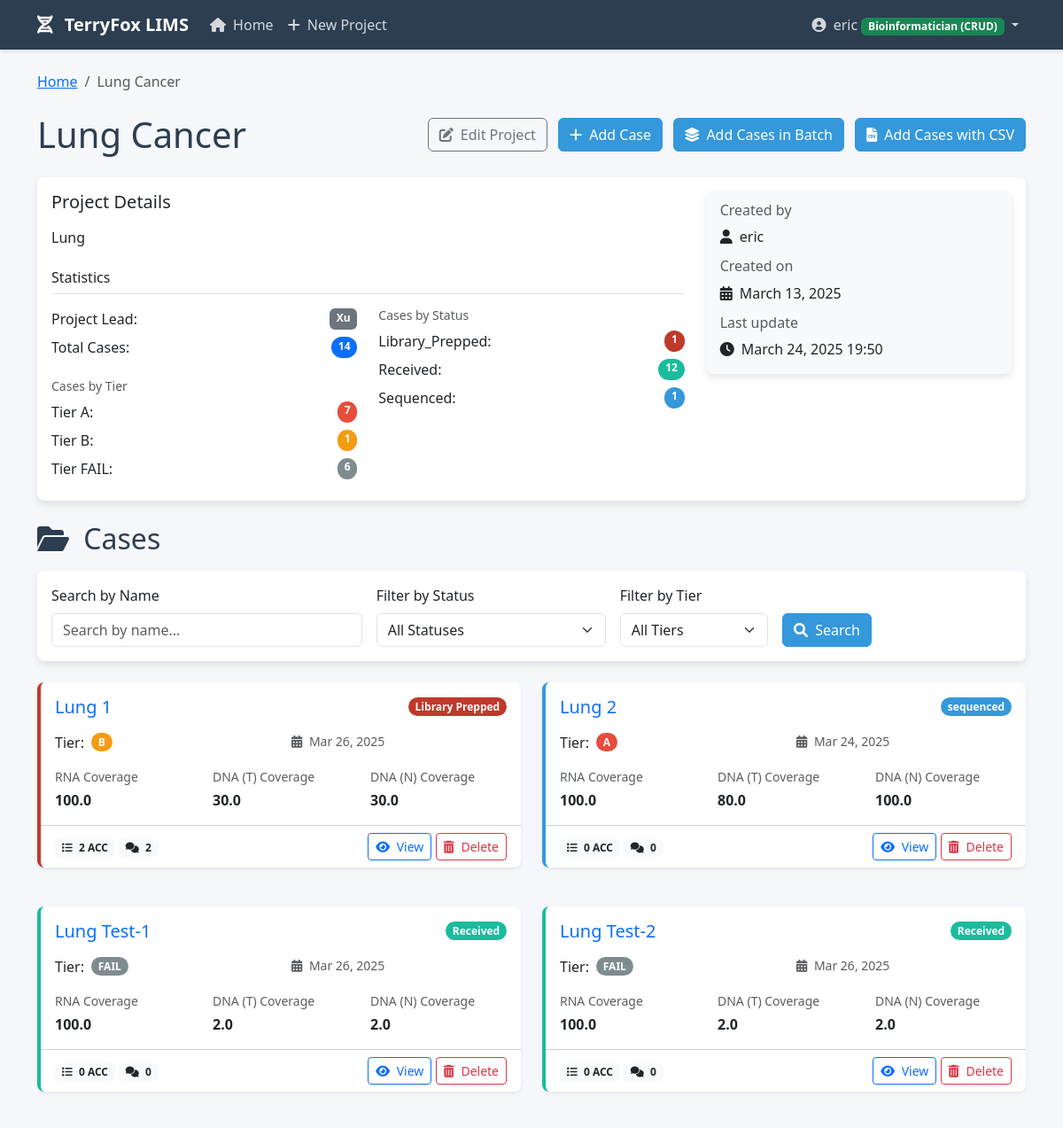
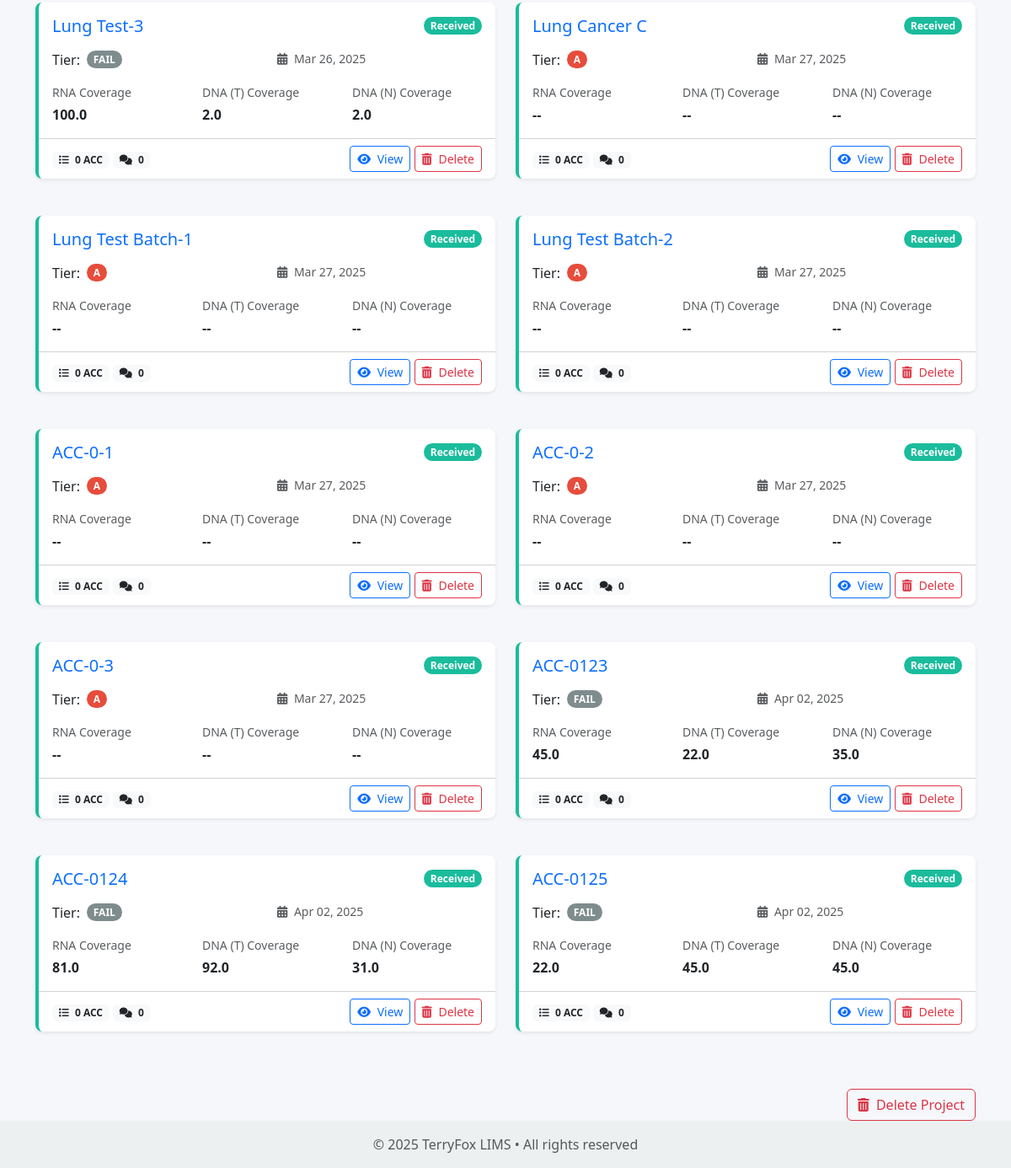
Page /projects/7/ (signed in) on the committed database (2 pictures, top to bottom).
### core/models.py (models this page shows, shortened)
class Project(models.Model):
    name = models.CharField(max_length=255)
    description = models.TextField(blank=True)
    project_lead = models.ForeignKey(
        ProjectLead,
        on_delete=models.SET_NULL,
        null=True,
        blank=True,
        related_name='projects',
        verbose_name=_('Project Lead')
    )
    created_at = models.DateTimeField(auto_now_add=True)
    updated_at = models.DateTimeField(auto_now=True)
    created_by = models.ForeignKey(User, on_delete=models.CASCADE, related_name='created_projects')

class ProjectLead(models.Model):
    name = models.CharField(max_length=255, unique=True)
    def __str__(self):
        return self.name
    class Meta:
        ordering = ['name']
        verbose_name = _('Project Lead')
        verbose_name_plural = _('Project Leads')

class Case(models.Model):
    STATUS_RECEIVED = 'received'
    STATUS_LIBRARY_PREPPED = 'library_prepped'
    STATUS_TRANSFERRED = 'transferred_to_nfl'
    STATUS_BIOINFO = 'bioinfo_analysis'
    STATUS_COMPLETED = 'completed'
    STATUS_CHOICES = [
        (STATUS_RECEIVED, _('Received')),
        (STATUS_LIBRARY_PREPPED, _('Library Prepped')),
        (STATUS_TRANSFERRED, _('Transferred to NFL')),
        (STATUS_BIOINFO, _('Bioinfo Analysis')),
        (STATUS_COMPLETED, _('Completed')),
    ]
    TIER_A = 'A'
    TIER_B = 'B'
    TIER_FA = 'FAIL'
    TIER_CHOICES = [
        (TIER_A, _('A')),
        (TIER_B, _('B')),
        (TIER_FA, _('FAIL')),
    ]
    project = models.ForeignKey(Project, on_delete=models.CASCADE, related_name='cases')
    name = models.CharField(max_length=255)
    status = models.CharField(max_length=50, choices=STATUS_CHOICES, default=STATUS_RECEIVED)
    rna_coverage = models.FloatField(null=True, blank=True, verbose_name=_('RNA Coverage (M)'))
    dna_t_coverage = models.FloatField(null=True, blank=True, verbose_name=_('DNA (T) Coverage (X)'))
    dna_n_coverage = models.FloatField(null=True, blank=True, verbose_name=_('DNA (N) Coverage (X)'))
    tier = models.CharField(max_length=4, choices=TIER_CHOICES, default=TIER_A)
    created_at = models.DateTimeField(auto_now_add=True)
    updated_at = models.DateTimeField(auto_now=True)

### core/views.py (the view)
# urls.py: path('projects/<int:project_id>/', views.project_detail, name='project_detail'),
@login_required
def project_detail(request, project_id):
    project = get_object_or_404(Project, id=project_id)
    filter_form = CaseFilterForm(request.GET)
    cases = project.cases.all()
    if filter_form.is_valid():
        case_name = filter_form.cleaned_data.get('name')
        case_status = filter_form.cleaned_data.get('status')
        case_tier = filter_form.cleaned_data.get('tier')
        if case_name:
            cases = cases.filter(name__icontains=case_name)
        if case_status:
            cases = cases.filter(status=case_status)
        if case_tier:
            cases = cases.filter(tier=case_tier)
    all_cases = project.cases.all()
    total_cases = all_cases.count()
    cases_by_status = all_cases.values('status').annotate(count=Count('id'))
    cases_by_tier = all_cases.values('tier').annotate(count=Count('id'))
    can_edit = request.user.groups.filter(name='Bioinformatician').exists() or request.user.is_superuser
    return render(request, 'core/project_detail.html', {
        'project': project,
        'cases': cases,
        'total_cases': total_cases,
        'cases_by_status': cases_by_status,
        'cases_by_tier': cases_by_tier,
        'can_edit': can_edit,
        'filter_form': filter_form,
    })

### templates/core/project_detail.html (shortened to what this page needs)
{% extends 'base.html' %}
{% block content %}
<nav aria-label="breadcrumb" class="mb-4">
    <ol class="breadcrumb">
        <li class="breadcrumb-item"><a href="{% url 'home' %}">Home</a></li>
        <li class="breadcrumb-item active">{{ project.name }}</li>
    </ol>
</nav>
<div class="d-flex justify-content-between align-items-center mb-4">
    <h1 class="mb-0">{{ project.name }}</h1>
    <div>
        {% if can_edit %}
        <a href="{% url 'project_update' project_id=project.id %}" class="btn btn-outline-secondary me-2">
            <i class="fas fa-edit me-1"></i> Edit Project
        </a>
        <a href="{% url 'case_create' project_id=project.id %}" class="btn btn-primary me-2">
            <i class="fas fa-plus me-1"></i> Add Case
        </a>
        <a href="{% url 'batch_case_create' project_id=project.id %}" class="btn btn-primary me-2">
            <i class="fas fa-layer-group me-1"></i> Add Cases in Batch
        </a>
        <a href="{% url 'csv_case_import' project_id=project.id %}" class="btn btn-primary">
            <i class="fas fa-file-csv me-1"></i> Add Cases with CSV
        </a>
        {% endif %}
    </div>
</div>
<div class="card mb-4">
    <div class="card-body">
        <div class="row">
            <div class="col-md-8">
                <h5 class="card-title mb-3">Project Details</h5>
                <p>
                    {% if project.description %}
                        {{ project.description }}
                    {% else %}
                        <em>No description provided</em>
                    {% endif %}
                </p>
                <div class="mt-4">
                    <h6 class="border-bottom pb-2">Statistics</h6>
                    <div class="row mt-3">
                        <div class="col-md-6">
                            <div class="d-flex justify-content-between mb-2">
                                <span>Project Lead:</span>
                                <span class="badge bg-secondary">{{ project.project_lead|default:"Not specified" }}</span>
                            </div>
                            <div class="d-flex justify-content-between mb-2">
                                <span>Total Cases:</span>
                                <span class="badge bg-primary rounded-pill">{{ total_cases }}</span>
                            </div>
                            <h6 class="small text-muted mb-2 mt-4">Cases by Tier</h6>
                            {% for tier_stat in cases_by_tier %}
                                <div class="d-flex justify-content-between mb-2">
                                    <span>Tier {{ tier_stat.tier }}:</span>
                                    <span class="badge badge-{{ tier_stat.tier }} rounded-pill">{{ tier_stat.count }}</span>
                                </div>
                            {% empty %}
                                <div class="small text-muted">No cases available</div>
                            {% endfor %}
                        </div>
                        <div class="col-md-6">
                            <h6 class="small text-muted mb-2">Cases by Status</h6>
                            {% for status_stat in cases_by_status %}
                                <div class="d-flex justify-content-between mb-2">
                                    <span>{{ status_stat.status|title }}:</span>
                                    <span class="badge badge-{{ status_stat.status }} rounded-pill">{{ status_stat.count }}</span>
                                </div>
                            {% empty %}
                                <div class="small text-muted">No cases available</div>
                            {% endfor %}
                        </div>
                    </div>
                </div>
            </div>
            <div class="col-md-4">
                <div class="card bg-light">
                    <div class="card-body">
                        <h6 class="card-subtitle mb-2 text-muted">Created by</h6>
                        <p class="card-text">
                            <i class="fas fa-user me-1"></i> {{ project.created_by.get_full_name|default:project.created_by.username }}
                        </p>
                        <h6 class="card-subtitle mb-2 text-muted">Created on</h6>
                        <p class="card-text">
                            <i class="fas fa-calendar-alt me-1"></i> {{ project.created_at|date:"F d, Y" }}
                        </p>
                        <h6 class="card-subtitle mb-2 text-muted">Last update</h6>
                        <p class="card-text mb-0">
                            <i class="fas fa-clock me-1"></i> {{ project.updated_at|date:"F d, Y H:i" }}
                        </p>
                    </div>
                </div>
            </div>
        </div>
    </div>
</div>
<h2 class="mb-3"><i class="fas fa-folder-open me-2"></i> Cases
</h2>
<div class="card mb-4">
    <div class="card-body">
        <form method="get" class="row g-3 align-items-end">
            <div class="col-md-4">
                <label for="{{ filter_form.name.id_for_label }}" class="form-label">Search by Name</label>
                {{ filter_form.name }}
            </div>
            <div class="col-md-3">
                <label for="{{ filter_form.status.id_for_label }}" class="form-label">Filter by Status</label>
                {{ filter_form.status }}
            </div>
            <div class="col-md-2">
                <label for="{{ filter_form.tier.id_for_label }}" class="form-label">Filter by Tier</label>
                {{ filter_form.tier }}
            </div>
            <div class="col-md-auto">
                <div>
                    <button type="submit" class="btn btn-primary">
                        <i class="fas fa-search me-1"></i> Search
                    </button>
                </div>
            </div>
        </form>
    </div>
</div>
{% if cases %}
    <div class="row">
        {% for case in cases %}
            <div class="col-md-6 mb-4">
                <div class="card case-card case-{{ case.status }} shadow-sm">
                    <div class="card-body">
                        <div class="d-flex justify-content-between align-items-center mb-3">
                            <h5 class="card-title mb-0">
                                <a href="{% url 'case_detail' case_id=case.id %}" class="text-decoration-none">
                                    {{ case.name }}
                                </a>
                            </h5>
                            <span class="badge badge-{{ case.status }} rounded-pill">
                                {{ case.get_status_display }}
                            </span>
                        </div>
                        <div class="row mb-3">
                            <div class="col-6">
                                <div class="d-flex align-items-center">
                                    <span class="me-2">Tier:</span>
                                    <span class="badge badge-{{ case.tier }} rounded-pill">{{ case.tier }}</span>
                                </div>
                            </div>
                            <div class="col-6">
                                <div class="small text-muted">
                                    <i class="fas fa-calendar-alt me-1"></i> {{ case.updated_at|date:"M d, Y" }}
                                </div>
                            </div>
                        </div>
                        <div class="row">
                            <div class="col-md-4">
                                <small class="d-block text-muted mb-1">RNA Coverage</small>
                                <span class="fw-bold">{{ case.rna_coverage|default:"--" }}</span>
                            </div>
                            <div class="col-md-4">
                                <small class="d-block text-muted mb-1">DNA (T) Coverage</small>
                                <span class="fw-bold">{{ case.dna_t_coverage|default:"--" }}</span>
                            </div>
                            <div class="col-md-4">
                                <small class="d-block text-muted mb-1">DNA (N) Coverage</small>
                                <span class="fw-bold">{{ case.dna_n_coverage|default:"--" }}</span>
                            </div>
                        </div>
                    </div>
                    <div class="card-footer bg-transparent d-flex justify-content-between align-items-center">
                        <div>
                            <span class="badge bg-light text-dark">
                                <i class="fas fa-list me-1"></i> {{ case.accessions.count }} ACC
                            </span>
                            <span class="badge bg-light text-dark">
                                <i class="fas fa-comments me-1"></i> {{ case.comments.count }}
                            </span>
                        </div>
                        <div>
                            <a href="{% url 'case_detail' case_id=case.id %}" class="btn btn-sm btn-outline-primary">
                                <i class="fas fa-eye me-1"></i> View
                            </a>
                            {% if can_edit %}
                            <a href="{% url 'case_delete' case_id=case.id %}" class="btn btn-sm btn-outline-danger">
                                <i class="fas fa-trash-alt me-1"></i> Delete
                            </a>
                            {% endif %}
                        </div>
                    </div>
                </div>
            </div>
        {% endfor %}
    </div>
{% endif %}
{% if can_edit %}
<div class="text-end mt-4">
    <a href="{% url 'project_delete' project_id=project.id %}" class="btn btn-outline-danger">
        <i class="fas fa-trash-alt me-1"></i> Delete Project
    </a>
</div>
{% endif %}
{% endblock %}

### templates/base.html (shortened to what this page needs)
<!DOCTYPE html>
<html lang="en">
<head>
    <link href="https://cdn.jsdelivr.net/npm/bootstrap@5.3.0/dist/css/bootstrap.min.css" rel="stylesheet">
    <link rel="stylesheet" href="https://cdnjs.cloudflare.com/ajax/libs/font-awesome/6.0.0/css/all.min.css">
</head>
<body>
    <nav class="navbar navbar-expand-lg navbar-dark bg-dark mb-4">
        <div class="container">
            <a class="navbar-brand" href="{% url 'home' %}">
                <i class="fas fa-dna me-2"></i> TerryFox LIMS
            </a>
            <div class="collapse navbar-collapse" id="navbarNav">
                <ul class="navbar-nav me-auto">
                    <li class="nav-item">
                        <a class="nav-link" href="{% url 'home' %}">
                            <i class="fas fa-home me-1"></i> Home
                        </a>
                    </li>
                    {% if user.is_superuser or user.groups.all.0.name == 'Bioinformatician' %}
                    <li class="nav-item">
                        <a class="nav-link" href="{% url 'project_create' %}">
                            <i class="fas fa-plus me-1"></i> New Project
                        </a>
                    </li>
                    {% endif %}
                </ul>
                <ul class="navbar-nav">
                    {% if user.is_authenticated %}
                    <li class="nav-item dropdown">
                        <a class="nav-link dropdown-toggle" href="#" id="userDropdown" role="button" data-bs-toggle="dropdown">
                            <i class="fas fa-user-circle me-1"></i> {{ user.username }}
                            {% if user.is_superuser %}
                                <span class="badge bg-danger">Admin</span>
                            {% elif user.groups.all.0.name == 'PI' %}
                                <span class="badge bg-primary">PI (View Only)</span>
                            {% elif user.groups.all.0.name == 'Bioinformatician' %}
                                <span class="badge bg-success">Bioinformatician (CRUD)</span>
                            {% endif %}
                        </a>
                    </li>
                    {% else %}
                    <li class="nav-item">
                        <a class="nav-link" href="{% url 'login' %}">
                            <i class="fas fa-sign-in-alt me-1"></i> Login
                        </a>
                    </li>
                    {% endif %}
                </ul>
            </div>
        </div>
    </nav>
    <div class="container">
        {% block content %}{% endblock %}
    </div>
    <footer class="footer mt-auto py-3">
        <div class="container text-center">
            <span class="text-muted">© {% now "Y" %} TerryFox LIMS • All rights reserved</span>
        </div>
    </footer>
</body>
</html>

### rows in the picture
Project: name "Lung Cancer", description "Lung", project_lead "Xu", created_by.get_full_name "eric", created_at "March 13, 2025", updated_at "March 24, 2025 19:50"
Case: name "Lung 1", status "Library Prepped", tier "B", updated_at "Mar 26, 2025", rna_coverage "100.0", dna_t_coverage "30.0", dna_n_coverage "30.0", accessions.count "2", comments.count "2"
Case: name "Lung 2", status "sequenced", tier "A", updated_at "Mar 24, 2025", rna_coverage "100.0", dna_t_coverage "80.0", dna_n_coverage "100.0", accessions.count "0", comments.count "0"
Case: name "Lung Test-1", status "Received", tier "FAIL", updated_at "Mar 26, 2025", rna_coverage "100.0", dna_t_coverage "2.0", dna_n_coverage "2.0", accessions.count "0", comments.count "0"
Case: name "Lung Test-2", status "Received", tier "FAIL", updated_at "Mar 26, 2025", rna_coverage "100.0", dna_t_coverage "2.0", dna_n_coverage "2.0", accessions.count "0", comments.count "0"
Case: name "Lung Test-3", status "Received", tier "FAIL", updated_at "Mar 26, 2025", rna_coverage "100.0", dna_t_coverage "2.0", dna_n_coverage "2.0", accessions.count "0", comments.count "0"
Case: name "Lung Cancer C", status "Received", tier "A", updated_at "Mar 27, 2025", rna_coverage "--", dna_t_coverage "--", dna_n_coverage "--", accessions.count "0", comments.count "0"
Case: name "Lung Test Batch-1", status "Received", tier "A", updated_at "Mar 27, 2025", rna_coverage "--", dna_t_coverage "--", dna_n_coverage "--", accessions.count "0", comments.count "0"
Case: name "Lung Test Batch-2", status "Received", tier "A", updated_at "Mar 27, 2025", rna_coverage "--", dna_t_coverage "--", dna_n_coverage "--", accessions.count "0", comments.count "0"
Case: name "ACC-0-1", status "Received", tier "A", updated_at "Mar 27, 2025", rna_coverage "--", dna_t_coverage "--", dna_n_coverage "--", accessions.count "0", comments.count "0"
Case: name "ACC-0-2", status "Received", tier "A", updated_at "Mar 27, 2025", rna_coverage "--", dna_t_coverage "--", dna_n_coverage "--", accessions.count "0", comments.count "0"
Case: name "ACC-0-3", status "Received", tier "A", updated_at "Mar 27, 2025", rna_coverage "--", dna_t_coverage "--", dna_n_coverage "--", accessions.count "0", comments.count "0"
Case: name "ACC-0123", status "Received", tier "FAIL", updated_at "Apr 02, 2025", rna_coverage "45.0", dna_t_coverage "22.0", dna_n_coverage "35.0", accessions.count "0", comments.count "0"
Case: name "ACC-0124", status "Received", tier "FAIL", updated_at "Apr 02, 2025", rna_coverage "81.0", dna_t_coverage "92.0", dna_n_coverage "31.0", accessions.count "0", comments.count "0"
Case: name "ACC-0125", status "Received", tier "FAIL", updated_at "Apr 02, 2025", rna_coverage "22.0", dna_t_coverage "45.0", dna_n_coverage "45.0", accessions.count "0", comments.count "0"

### other values in the picture
{{ user.username }} "eric"
{{ total_cases }} "14"
{{ tier_stat.tier }} "A" "B" "FAIL"
{{ tier_stat.count }} "7" "1" "6"
{{ status_stat.status|title }} "Library_Prepped" "Received" "Sequenced"
{{ status_stat.count }} "1" "12" "1"
